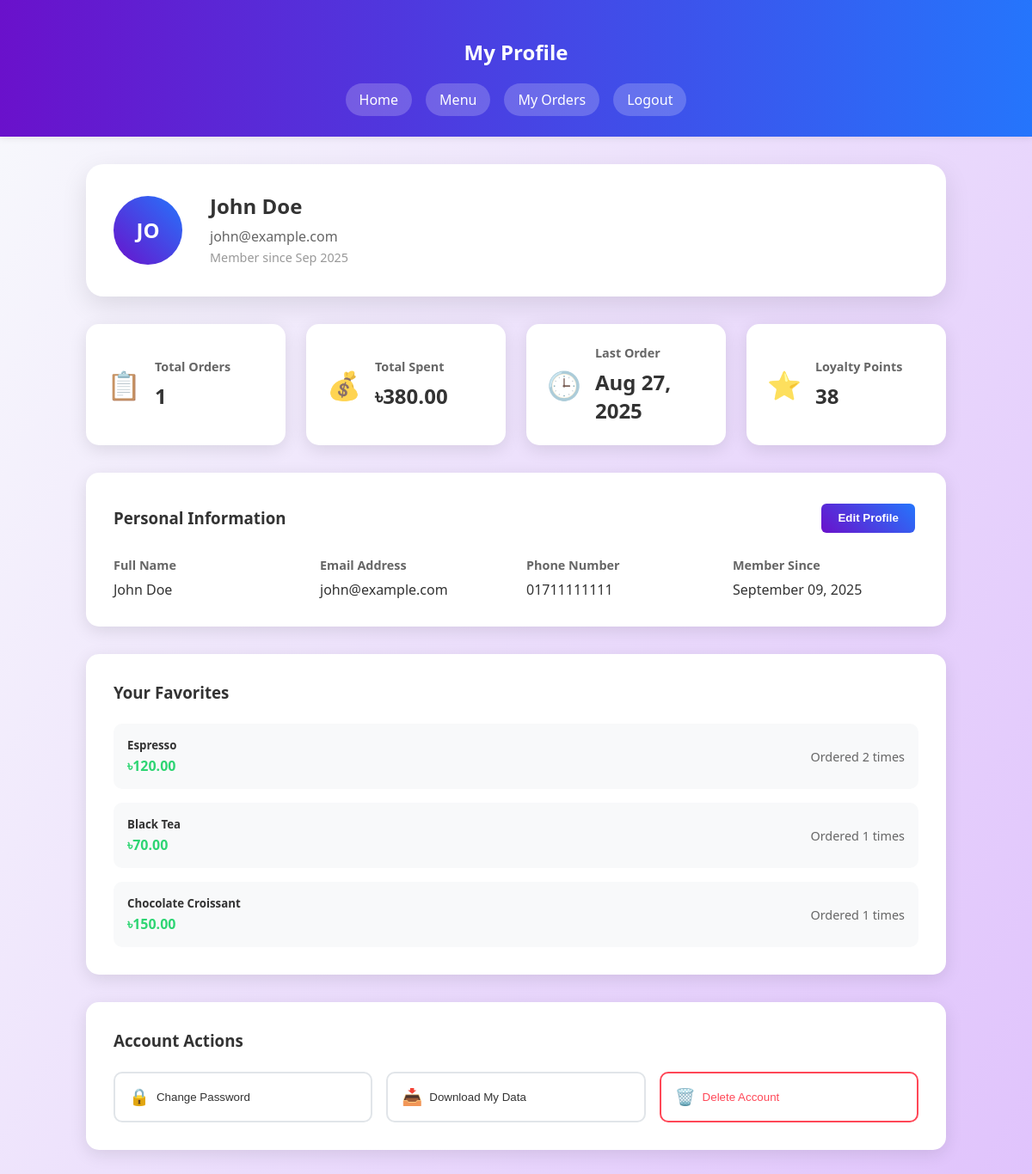
Page /customer/profile.php (signed in) on the committed database.
### tables this page shows
CREATE TABLE IF NOT EXISTS customers (
    id INT AUTO_INCREMENT PRIMARY KEY,
    name VARCHAR(100) NOT NULL,
    email VARCHAR(100) NOT NULL UNIQUE,
    password VARCHAR(255) NOT NULL,
    phone VARCHAR(20) NOT NULL,
    created_at TIMESTAMP DEFAULT CURRENT_TIMESTAMP
);

### customer/profile.php (the view, shortened to what this page needs)
<!DOCTYPE html>
<html lang="en">
<head>
    <link rel="stylesheet" href="../global/css/style.css">
</head>
<body>
    <?php
    include '../global/php/db_connect.php';
    $customer_id = $_SESSION['customer_id'];
    $stmt = $conn->prepare("SELECT * FROM customers WHERE id = ?");
    $stmt->bind_param("i", $customer_id);
    $stmt->execute();
    $customer = $stmt->get_result()->fetch_assoc();
    $stmt = $conn->prepare("SELECT COUNT(*) as total_orders,
                           COALESCE(SUM(total_amount), 0) as total_spent,
                           MAX(order_date) as last_order
                           FROM orders WHERE customer_id = ? AND status = 'completed'");
    $stmt->bind_param("i", $customer_id);
    $stmt->execute();
    $stats = $stmt->get_result()->fetch_assoc();
    $stmt = $conn->prepare("SELECT p.name, p.price, SUM(oi.quantity) as order_count
                           FROM order_items oi
                           JOIN products p ON oi.product_id = p.id
                           JOIN orders o ON oi.order_id = o.id
                           WHERE o.customer_id = ? AND o.status = 'completed'
                           GROUP BY p.id
                           ORDER BY order_count DESC
                           LIMIT 5");
    $stmt->bind_param("i", $customer_id);
    $stmt->execute();
    $favorites = $stmt->get_result();
    ?>
    <header>
        <h2>My Profile</h2>
        <nav class="customer-nav">
            <a href="index.php">Home</a>
            <a href="menu.php">Menu</a>
            <a href="my_orders.php">My Orders</a>
            <a href="customer_logout.php">Logout</a>
        </nav>
    </header>
    <main>
        <div class="profile-container">
            <div class="profile-summary">
                <div class="profile-avatar">
                    <div class="avatar-circle">
                        <?php echo strtoupper(substr($customer['name'], 0, 2)); ?>
                    </div>
                </div>
                <div class="profile-info">
                    <h2><?php echo htmlspecialchars($customer['name']); ?></h2>
                    <p><?php echo htmlspecialchars($customer['email']); ?></p>
                    <p class="member-since">Member since <?php echo date('M Y', strtotime($customer['created_at'])); ?></p>
                </div>
            </div>
            <div class="stats-grid">
                <div class="stat-card orders">
                    <div class="stat-icon">📋</div>
                    <div class="stat-content">
                        <h3>Total Orders</h3>
                        <p class="stat-value"><?php echo $stats['total_orders']; ?></p>
                    </div>
                </div>
                <div class="stat-card spending">
                    <div class="stat-icon">💰</div>
                    <div class="stat-content">
                        <h3>Total Spent</h3>
                        <p class="stat-value">৳<?php echo number_format($stats['total_spent'], 2); ?></p>
                    </div>
                </div>
                <div class="stat-card last-visit">
                    <div class="stat-icon">🕒</div>
                    <div class="stat-content">
                        <h3>Last Order</h3>
                        <p class="stat-value">
                            <?php
                            if ($stats['last_order']) {
                                echo date('M d, Y', strtotime($stats['last_order']));
                            } else {
                                echo 'No orders yet';
                            }
                            ?>
                        </p>
                    </div>
                </div>
                <div class="stat-card loyalty">
                    <div class="stat-icon">⭐</div>
                    <div class="stat-content">
                        <h3>Loyalty Points</h3>
                        <p class="stat-value"><?php echo floor($stats['total_spent'] / 10); ?></p>
                    </div>
                </div>
            </div>
            <div class="profile-sections">
                <div class="profile-section">
                    <div class="section-header">
                        <h3>Personal Information</h3>
                        <button onclick="editProfile()" class="btn btn-primary">Edit Profile</button>
                    </div>
                    <div class="info-grid">
                        <div class="info-item">
                            <label>Full Name</label>
                            <p><?php echo htmlspecialchars($customer['name']); ?></p>
                        </div>
                        <div class="info-item">
                            <label>Email Address</label>
                            <p><?php echo htmlspecialchars($customer['email']); ?></p>
                        </div>
                        <div class="info-item">
                            <label>Phone Number</label>
                            <p><?php echo htmlspecialchars($customer['phone']); ?></p>
                        </div>
                        <div class="info-item">
                            <label>Member Since</label>
                            <p><?php echo date('F d, Y', strtotime($customer['created_at'])); ?></p>
                        </div>
                    </div>
                </div>
                <div class="profile-section">
                    <div class="section-header">
                        <h3>Your Favorites</h3>
                    </div>
                    <?php if ($favorites->num_rows > 0): ?>
                        <div class="favorites-list">
                            <?php while ($favorite = $favorites->fetch_assoc()): ?>
                                <div class="favorite-item">
                                    <div class="favorite-info">
                                        <h5><?php echo htmlspecialchars($favorite['name']); ?></h5>
                                        <p>৳<?php echo number_format($favorite['price'], 2); ?></p>
                                    </div>
                                    <div class="favorite-stats">
                                        <span class="order-count">Ordered <?php echo $favorite['order_count']; ?> times</span>
                                    </div>
                                </div>
                            <?php endwhile; ?>
                        </div>
                    <?php else: ?>
                        <p class="no-favorites">No favorite items yet. Start ordering to build your favorites!</p>
                    <?php endif; ?>
                </div>
                <div class="profile-section">
                    <div class="section-header">
                        <h3>Account Actions</h3>
                    </div>
                    <div class="actions-grid">
                        <button onclick="changePassword()" class="action-btn">
                            <span class="action-icon">🔒</span>
                            <span>Change Password</span>
                        </button>
                        <button onclick="downloadData()" class="action-btn">
                            <span class="action-icon">📥</span>
                            <span>Download My Data</span>
                        </button>
                        <button onclick="deleteAccount()" class="action-btn danger">
                            <span class="action-icon">🗑️</span>
                            <span>Delete Account</span>
                        </button>
                    </div>
                </div>
            </div>
        </div>
    </main>
</body>
</html>

### global/css/style.css (style rules this page uses)
body { font-family: 'Segoe UI', Arial, sans-serif; background: linear-gradient(120deg, #f8fafc 0%, #e0c3fc 100%); margin: 0; padding: 0; min-height: 100vh; color: #333; }
header { background: #6a11cb; background: linear-gradient(90deg, #6a11cb 0%, #2575fc 100%); color: #fff; padding: 1.5rem; text-align: center; box-shadow: 0 2px 8px rgba(0,0,0,0.08); animation: fadeInDown 1s; }
main { padding: 2rem; animation: fadeIn 1.2s; max-width: 1200px; margin: 0 auto; }
.customer-nav, .staff-nav { margin-top: 1rem; display: flex; justify-content: center; gap: 1rem; flex-wrap: wrap; }
.customer-nav a, .staff-nav a { color: white; text-decoration: none; padding: 0.5rem 1rem; border-radius: 20px; background: rgba(255,255,255,0.2); transition: background 0.3s ease; }
.btn { padding: 0.6rem 1.2rem; border: none; border-radius: 6px; cursor: pointer; font-weight: 600; text-decoration: none; display: inline-block; transition: all 0.3s ease; margin: 0.25rem; }
.btn-primary { background: linear-gradient(45deg, #6a11cb, #2575fc); color: white; }
.profile-container { max-width: 1000px; margin: 0 auto; }
.profile-summary { background: white; padding: 2rem; border-radius: 20px; box-shadow: 0 10px 30px rgba(0,0,0,0.1); display: flex; align-items: center; gap: 2rem; margin-bottom: 2rem; }
.profile-avatar { text-align: center; }
.avatar-circle { width: 80px; height: 80px; border-radius: 50%; background: linear-gradient(45deg, #6a11cb, #2575fc); display: flex; align-items: center; justify-content: center; color: white; font-size: 1.5rem; font-weight: bold; }
.profile-info h2 { margin: 0 0 0.5rem 0; color: #333; }
.profile-info p { margin: 0.25rem 0; color: #666; }
.member-since { color: #999 !important; font-size: 0.9rem !important; }
.stats-grid { display: grid; grid-template-columns: repeat(auto-fit, minmax(200px, 1fr)); gap: 1.5rem; margin-bottom: 2rem; }
.stat-card { background: white; padding: 1.5rem; border-radius: 15px; box-shadow: 0 5px 20px rgba(0,0,0,0.1); display: flex; align-items: center; gap: 1rem; }
.stat-icon { font-size: 2rem; opacity: 0.8; }
.stat-content h3 { margin: 0 0 0.5rem 0; color: #666; font-size: 0.9rem; }
.stat-value { margin: 0; font-size: 1.5rem; font-weight: bold; color: #333; }
.profile-sections { display: flex; flex-direction: column; gap: 2rem; }
.profile-section { background: white; padding: 2rem; border-radius: 15px; box-shadow: 0 5px 20px rgba(0,0,0,0.1); }
.section-header { display: flex; justify-content: space-between; align-items: center; margin-bottom: 1.5rem; }
.section-header h3 { margin: 0; color: #333; }
.info-grid { display: grid; grid-template-columns: repeat(auto-fit, minmax(200px, 1fr)); gap: 1.5rem; }
.info-item label { display: block; font-size: 0.9rem; color: #666; margin-bottom: 0.5rem; font-weight: 600; }
.info-item p { margin: 0; color: #333; font-size: 1rem; }
.favorites-list { display: flex; flex-direction: column; gap: 1rem; }
.favorite-item { display: flex; justify-content: space-between; align-items: center; padding: 1rem; background: #f8f9fa; border-radius: 10px; }
.favorite-info h5 { margin: 0 0 0.25rem 0; color: #333; }
.favorite-info p { margin: 0; color: #2ed573; font-weight: bold; }
.order-count { color: #666; font-size: 0.9rem; }
.actions-grid { display: grid; grid-template-columns: repeat(auto-fit, minmax(200px, 1fr)); gap: 1rem; }
.action-btn { display: flex; align-items: center; gap: 0.5rem; padding: 1rem; background: white; border: 2px solid #e1e5e9; border-radius: 10px; cursor: pointer; transition: all 0.3s ease; text-decoration: none; color: #333; }
.action-btn.danger { border-color: #ff4757; color: #ff4757; }
.action-icon { font-size: 1.2rem; }

### rows in the picture
customers: name "JO", name "John Doe", email "john@example.com", created_at "Sep 2025", phone "01711111111", created_at "September 09, 2025"

### other values in the picture
$stats['total_orders'] "1"
$stats['total_spent'] "380.00"
date('M d, Y', strtotime($stats['last_order'])) "Aug 27, 2025"
floor($stats['total_spent'] / 10) "38"
$favorite['name'] "Espresso"
$favorite['price'] "120.00"
$favorite['order_count'] "2"
$favorite['name'] "Black Tea"
$favorite['price'] "70.00"
$favorite['order_count'] "1"
$favorite['name'] "Chocolate Croissant"
$favorite['price'] "150.00"
